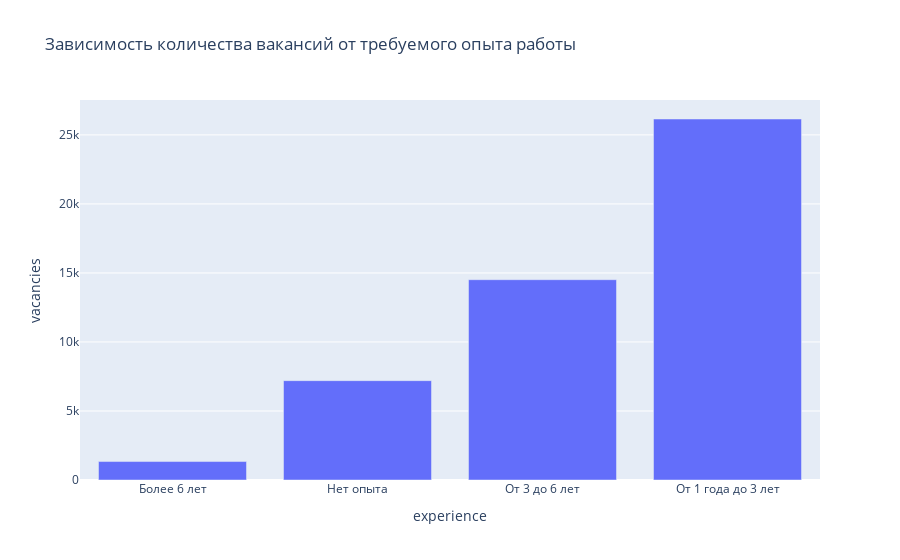

Notebook cell for this chart:
### Markdown cell above
5. Напишите запрос, выводящий значения поля Требуемый опыт работы (experience) в порядке возрастания количества вакансий, в которых указан данный вариант опыта.

### Code cell
query_4_5 = f'''select experience, count(id) vacancies
from vacancies
group by experience
order by count(id)
'''
df1 = pd.read_sql_query(query_4_5, connection)
df1
fig = px.bar(df1, x = 'experience', y='vacancies',title= "Зависимость количества вакансий от требуемого опыта работы")
#fig.write_image('data/img1.png')
fig.show()

### Figure 1 — Plotly figure (JSON) as saved in the notebook; plotly's stock layout.template omitted (floating-point values rounded to 4 significant figures)
{"data": [{"alignmentgroup": "True", "hovertemplate": "experience=%{x}<br>vacancies=%{y}<extra></extra>", "legendgroup": "", "marker": {"color": "#636efa", "pattern": {"shape": ""}}, "name": "", "offsetgroup": "", "orientation": "v", "showlegend": false, "textposition": "auto", "type": "bar", "x": ["Более 6 лет", "Нет опыта", "От 3 до 6 лет", "От 1 года до 3 лет"], "xaxis": "x", "y": [1337, 7197, 14511, 26152], "yaxis": "y"}], "layout": {"barmode": "relative", "legend": {"tracegroupgap": 0}, "title": {"text": "Зависимость количества вакансий от требуемого опыта работы"}, "xaxis": {"anchor": "y", "domain": [0, 1], "title": {"text": "experience"}}, "yaxis": {"anchor": "x", "domain": [0, 1], "title": {"text": "vacancies"}}}}
